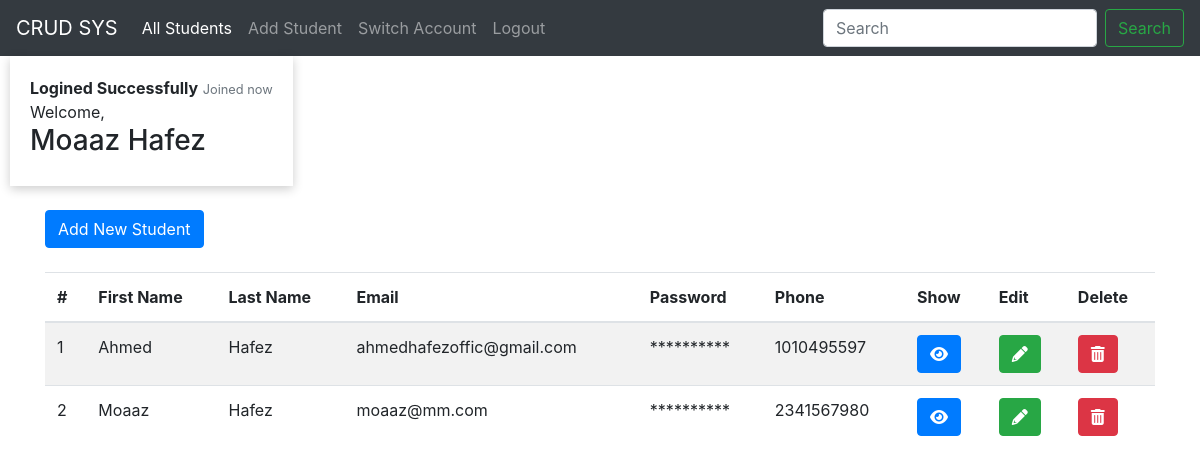
Page /list.php (signed in) on the committed database.
### tables this page shows
CREATE TABLE `students` (
  `id` int(11) NOT NULL,
  `fname` varchar(255) NOT NULL,
  `lname` varchar(255) NOT NULL,
  `email` varchar(255) NOT NULL,
  `password` varchar(255) NOT NULL,
  `phone` varchar(255) NOT NULL
);

### db.php (called while the page is built, shortened)
<?php
class DB
{
    private $host = "localhost";
    private $dbname = "phpcrudpdo";
    private $user = "root";
    private $password = "";
    private $dbtype = "mysql";
    private $connection;
    public function __construct()
    {
        try {
            $this->connection = new pdo(
                "$this->dbtype:
                    host=$this->host;
                    dbname=$this->dbname",
                $this->user,
                $this->password
            );
            $this->connection->setAttribute(PDO::ATTR_ERRMODE, PDO::ERRMODE_EXCEPTION);
        } catch (PDOException $e) {
            echo " Fail " . $e->getMessage();
        }
    }
    function getAllRows($table, $data, $condition = '')
    {
        $sql = "SELECT $data from $table $condition";
        $query = $this->connection->prepare($sql);
        return $query;
    }
}

### list.php (the view, shortened to what this page needs)
<?php
require_once("db.php");
$connection = new DB();
?>
<!DOCTYPE html>
<html lang="en">
<head>
    <link rel="stylesheet" href="https://cdnjs.cloudflare.com/ajax/libs/font-awesome/6.0.0-beta3/css/all.min.css"
 />
    <link rel="stylesheet" href="https://maxcdn.bootstrapcdn.com/bootstrap/4.0.0/css/bootstrap.min.css"
>
</head>
<body>
    <nav class="navbar navbar-expand-lg navbar-dark bg-dark">
        <a class="navbar-brand" href="#">CRUD SYS</a>
        <div class="collapse navbar-collapse" id="navbarSupportedContent">
            <ul class="navbar-nav mr-auto">
                <li class="nav-item active">
                    <a class="nav-link" href="list.php">All Students</a>
                </li>
                <li class="nav-item">
                    <a class="nav-link" href="addStudent.php">Add Student</a>
                </li>
                <li class="nav-item">
                    <a class="nav-link" href="login.php">Switch Account</a>
                </li>
                <li class="nav-item">
                    <a class="nav-link" href="studentController.php<?php echo "?logout" ?>">Logout</a>
                </li>
            </ul>
            <form class="form-inline my-2 my-lg-0">
                <input class="form-control mr-sm-2" type="search" placeholder="Search" aria-label="Search">
                <button class="btn btn-outline-success my-2 my-sm-0" type="submit">Search</button>
            </form>
        </div>
    </nav>
    <div class="toast" role="alert" aria-live="assertive" aria-atomic="true">
        <div class="toast-header">
            <strong class="mr-auto">Logined Successfully</strong>
            <small class="text-muted">
                Joined now
            </small>
        </div>
        <div class="toast-body">
            Welcome, <h3> <?php
                            if (isset($_SESSION["Name"])) {
                                echo  $_SESSION["Name"];
                            } else {
                                header("location:login.php");
                            }
                            ?>
            </h3>
        </div>
    </div>
    <div class="container">
        <div class="row">
            <div class="col-md-12">
                <br>
                <a href="addStudent.php"><button class="btn btn-primary"> Add New Student</button></a>
                <br><br>
                <div class="table-responsive">
                    <table id="mytable" class="table table-bordred table-striped">
                        <thead>
                            <th>#</th>
                            <th>First Name</th>
                            <th>Last Name</th>
                            <th>Email</th>
                            <th>Password</th>
                            <th>Phone</th>
                            <th>Show</th>
                            <th>Edit</th>
                            <th>Delete</th>
                        </thead>
                        <tbody>
                            <?php
                            $query = $connection->getAllRows('students', '*');
                            $query->execute();
                            $results = $query->fetchAll(PDO::FETCH_OBJ);
                            if ($query->rowCount() > 0) {
                                foreach ($results as $result) {
                            ?>
                            <tr>
                                <td><?php echo htmlentities($result->id); ?></td>
                                <td><?php echo htmlentities($result->fname); ?></td>
                                <td><?php echo htmlentities($result->lname); ?></td>
                                <td><?php echo htmlentities($result->email); ?></td>
                                <td><?php echo  preg_replace("|.|", "*", htmlentities($result->password)); ?></td>
                                <td><?php echo htmlentities($result->phone); ?></td>
                                <td><a href="studentController.php?show=<?php echo htmlentities($result->id); ?>">
                                        <button class="btn btn-primary btn-xs">
                                            <span class="fas fa-eye"></span>
                                        </button>
                                    </a>
                                </td>
                                <td>
                                    <a href="studentController.php?update=<?php echo htmlentities($result->id); ?>">
                                        <button class="btn btn-success btn-xs">
                                            <span class="fas fa-pencil-alt"></span>
                                        </button>
                                    </a>
                                </td>
                                <td>
                                    <a href="studentController.php?del=<?php echo htmlentities($result->id); ?>">
                                        <button class="btn btn-danger btn-xs"
                                            onClick="return confirm('Do you really want to delete');">
                                            <span class="fas fa-trash-alt"></span>
                                        </button>
                                    </a>
                                </td>
                            </tr>
                            <?php
                                }
                            }
                            ?>
                        </tbody>
                    </table>
                </div>
            </div>
        </div>
    </div>
</body>
</html>

### list.php (style rules this page uses)
.toast { width: fit-content; padding: 20px; box-shadow: 0 3px 10px rgb(0 0 0 / 20%); position: sticky; left: 10px; }

### rows in the picture
students: id "1", fname "Ahmed", lname "Hafez", email "ahmedhafezoffic@gmail.com", password "**********", phone "1010495597"
students: id "2", fname "Moaaz", lname "Hafez", email "moaaz@mm.com", password "**********", phone "2341567980"

### other values in the picture
$_SESSION["Name"] "Moaaz Hafez"
